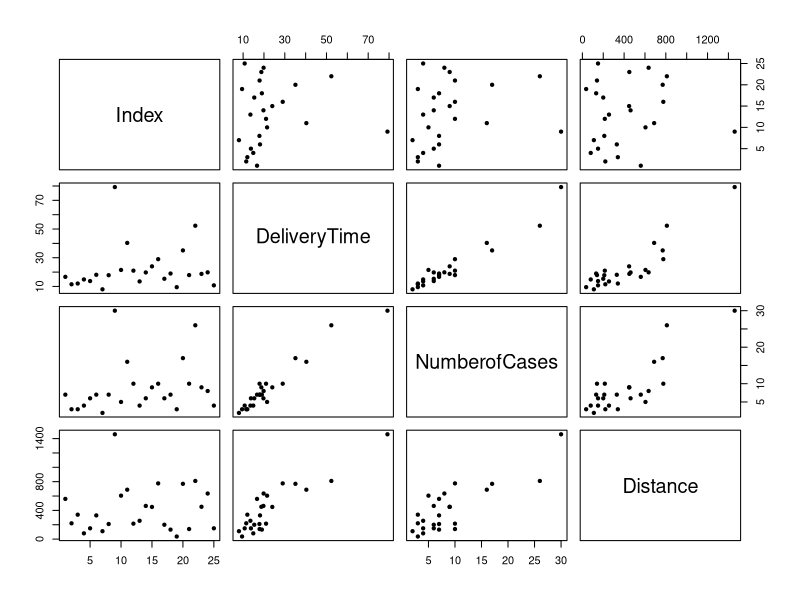
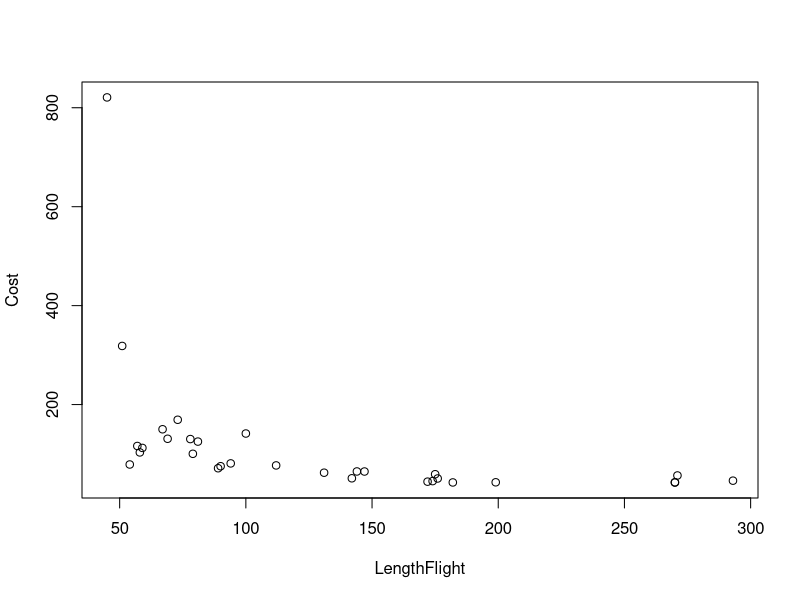
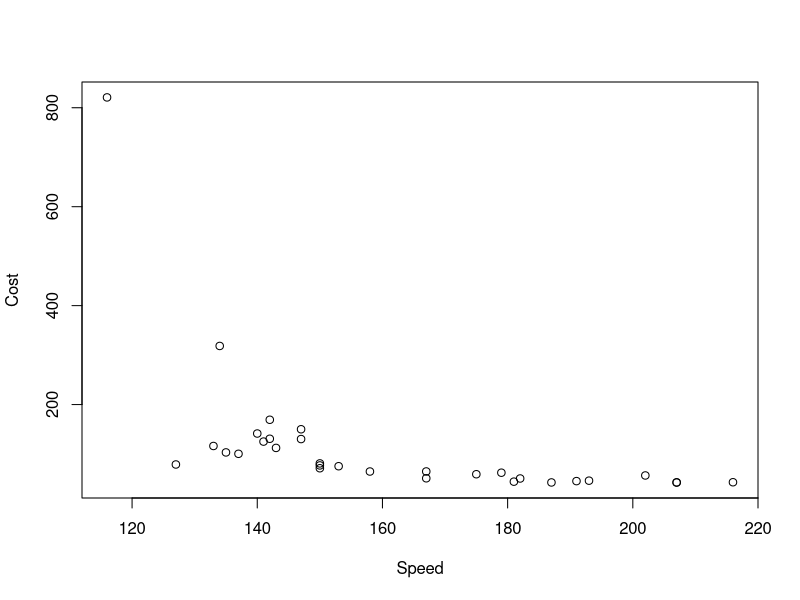
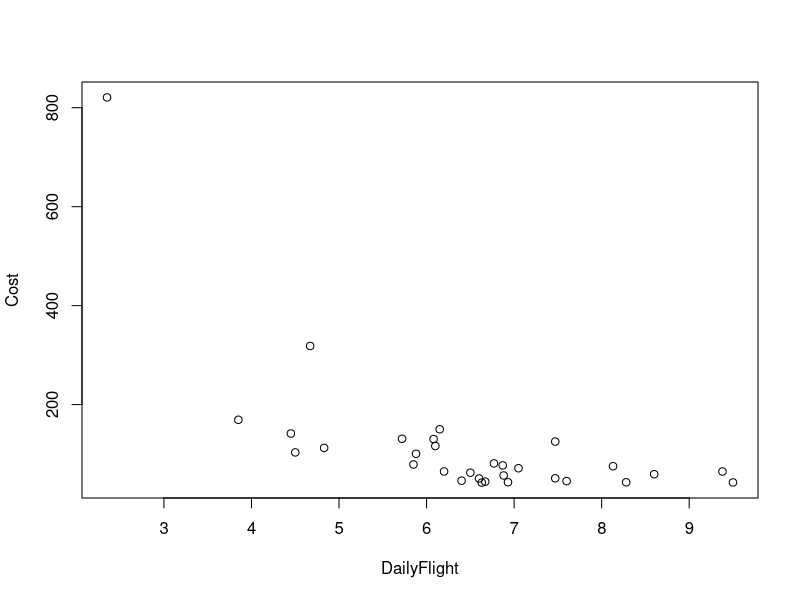
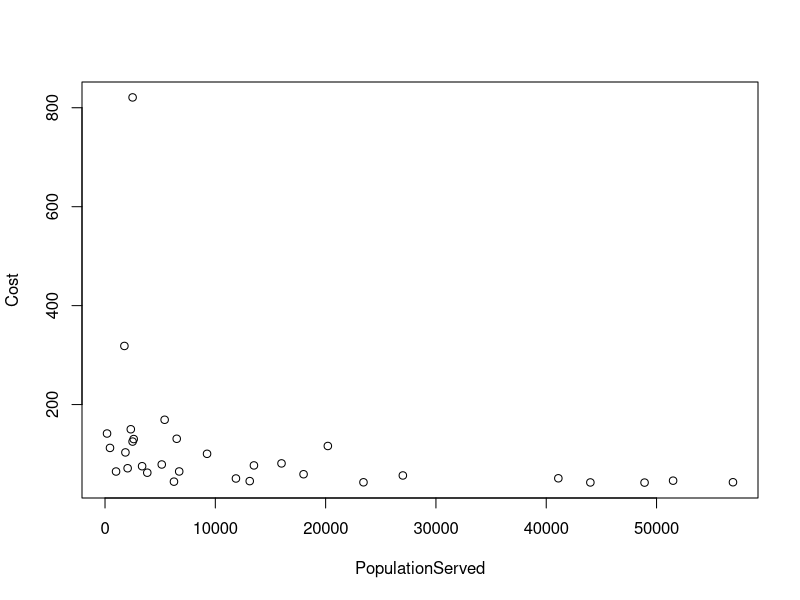
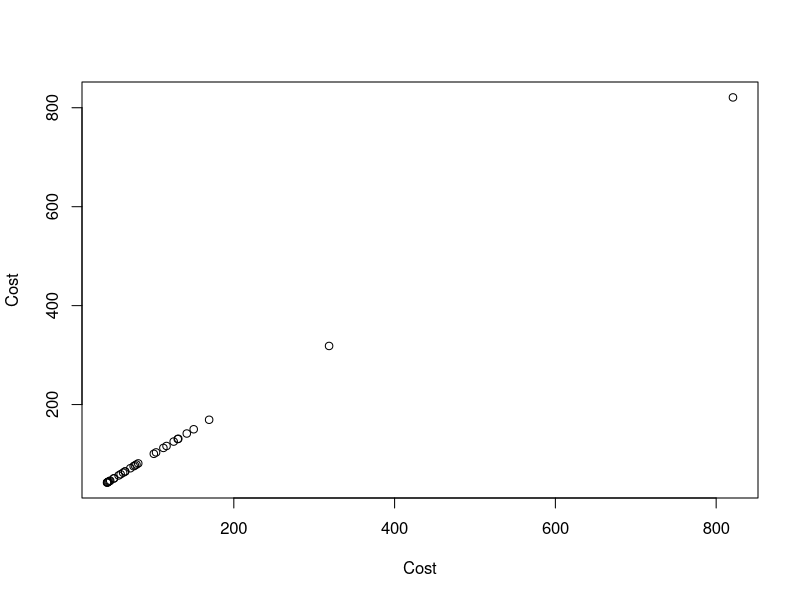
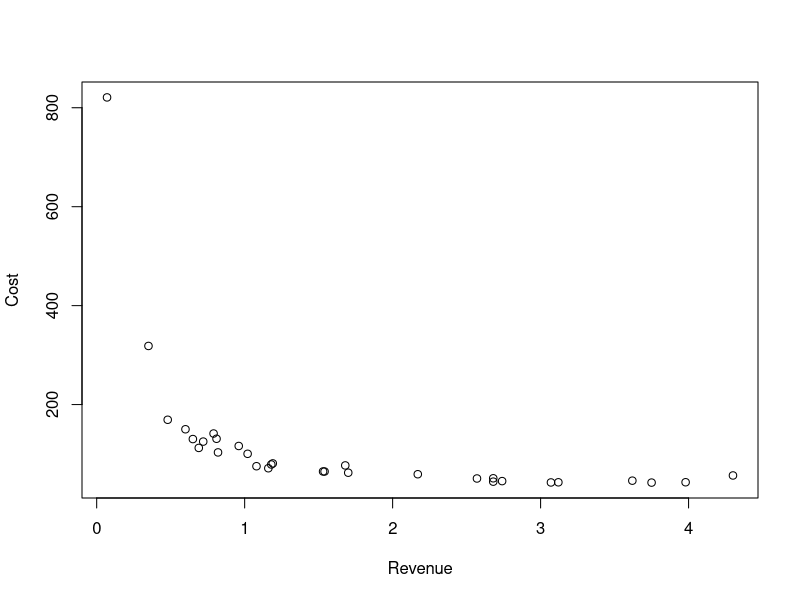
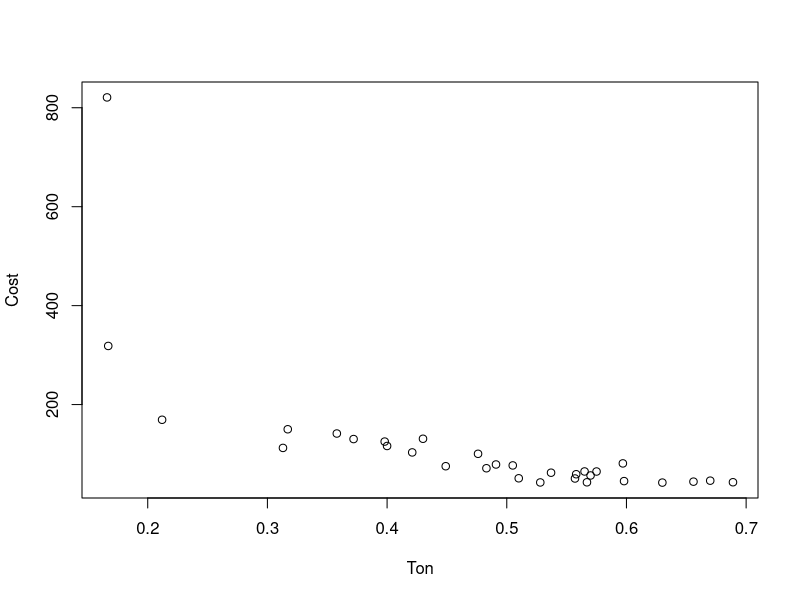

Recreate these plots in R, in order. (Note: this script raises an error after producing the figures.)
rm(list=ls())
# read data
delivery <- read.csv("eg3.1.delivery.csv",h=T)
names(delivery)
cor(delivery)
# visualize data
pairs (delivery,pch=20)
# fit linear regression
model1 <- lm(DeliveryTime ~ NumberofCases+Distance, data=delivery)
summary(model1)
# obtain coefficient estimate
model1$coefficients
# obtain residuals
model1$residuals
# obtain fitted value
model1$fitted.values
# check fitted+residual==original
delivery$DeliveryTime == model1$fitted.values+model1$residuals

d=read.csv("AirlinesCost.csv")
names(d)=c(
  "Airline",
  "LengthFlight",
  "Speed",
  "DailyFlight",
  "PopulationServed",
  "Cost",
  "Revenue",
  "Ton",
  "Capacity",
  "Assets",
  "Investments",
  "AdjustedAssets"
)
model3=lm(Cost~LengthFlight+Speed+DailyFlight+PopulationServed+
     Revenue+Ton+Capacity+Assets+Investments,data=d)
model4=lm(Cost~Revenue+Ton+Capacity+Assets+Investments,data=d)
anova(model3,model4)
attach(d)
plot(LengthFlight, Cost)
plot(Speed, Cost)
plot(DailyFlight, Cost)
plot(PopulationServed, Cost)
plot(Cost, Cost)
plot(Revenue, Cost)
plot(Ton, Cost)
plot(Capacity, Cost)
plot(Assets, Cost)
plot(Investments, Cost)
plot(AdjustedAssets, Cost)
summary(model4)
library(car)
vif(model4)
model
model=lm(Cost~LengthFlight+Speed+DailyFlight+PopulationServed+Ton+Capacity+Assets+Investments,data=d)
summary(model)
library(car)
vif(model)


d=read.csv("PGA.csv")
names(d)
attach(d)
model=lm(AverageWinnings~Age+AverageDrive+DrivingAccuracy+GreensonRegulation+AverageNumofPutts+SavePercent+NumEvents, data=d)
summary(model)
plot(Age,AverageWinnings)
plot(AverageDrive,AverageWinnings)
plot(DrivingAccuracy,AverageWinnings)
plot(GreensonRegulation,AverageWinnings)
plot(AverageNumofPutts,AverageWinnings)
plot(SavePercent,AverageWinnings)
plot(MoneyRank,AverageWinnings)
plot(NumEvents,AverageWinnings)
plot(TotalWinnings,AverageWinnings)

PGA=read.csv("PGA.csv")
pairs(PGA)
names(PGA)
model3=lm(AverageWinnings~AverageDrive+
            DrivingAccuracy+
            GreensonRegulation+
            AverageNumofPutts+
            SavePercent+
            MoneyRank+
            NumEvents,data=PGA)
summary(model3)
model4=lm(AverageWinnings~
            DrivingAccuracy+
            GreensonRegulation+
            MoneyRank+
            NumEvents,data=PGA)
anova(model3,model4)

